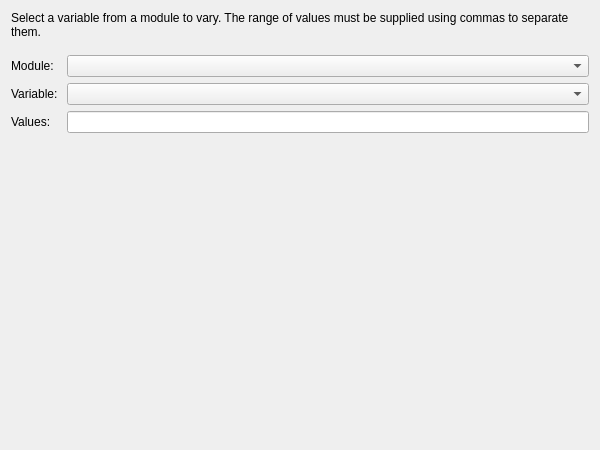
<?xml version="1.0" encoding="UTF-8"?>
<ui version="4.0">
 <class>UnitSensitivityWidget</class>
 <widget class="QWidget" name="UnitSensitivityWidget">
  <property name="geometry">
   <rect>
    <x>0</x>
    <y>0</y>
    <width>600</width>
    <height>450</height>
   </rect>
  </property>
  <property name="windowTitle">
   <string>Form</string>
  </property>
  <layout class="QVBoxLayout" name="verticalLayout">
   <item>
    <widget class="QLabel" name="label_2">
     <property name="text">
      <string>Select a variable from a module to vary. The range of values must be supplied using commas to separate them.</string>
     </property>
     <property name="wordWrap">
      <bool>true</bool>
     </property>
    </widget>
   </item>
   <item>
    <spacer name="verticalSpacer_2">
     <property name="orientation">
      <enum>Qt::Vertical</enum>
     </property>
     <property name="sizeType">
      <enum>QSizePolicy::Fixed</enum>
     </property>
     <property name="sizeHint" stdset="0">
      <size>
       <width>20</width>
       <height>10</height>
      </size>
     </property>
    </spacer>
   </item>
   <item>
    <layout class="QGridLayout" name="gridLayout">
     <item row="0" column="0">
      <widget class="QLabel" name="label">
       <property name="text">
        <string>Module: </string>
       </property>
      </widget>
     </item>
     <item row="0" column="1">
      <widget class="QComboBox" name="modBox"/>
     </item>
     <item row="1" column="0">
      <widget class="QLabel" name="label_3">
       <property name="text">
        <string>Variable: </string>
       </property>
      </widget>
     </item>
     <item row="1" column="1">
      <widget class="QComboBox" name="varBox"/>
     </item>
     <item row="2" column="0">
      <widget class="QLabel" name="label_4">
       <property name="text">
        <string>Values: </string>
       </property>
      </widget>
     </item>
     <item row="2" column="1">
      <widget class="QLineEdit" name="lineEdit"/>
     </item>
    </layout>
   </item>
   <item>
    <spacer name="verticalSpacer">
     <property name="orientation">
      <enum>Qt::Vertical</enum>
     </property>
     <property name="sizeHint" stdset="0">
      <size>
       <width>20</width>
       <height>277</height>
      </size>
     </property>
    </spacer>
   </item>
  </layout>
 </widget>
 <resources/>
 <connections/>
</ui>
